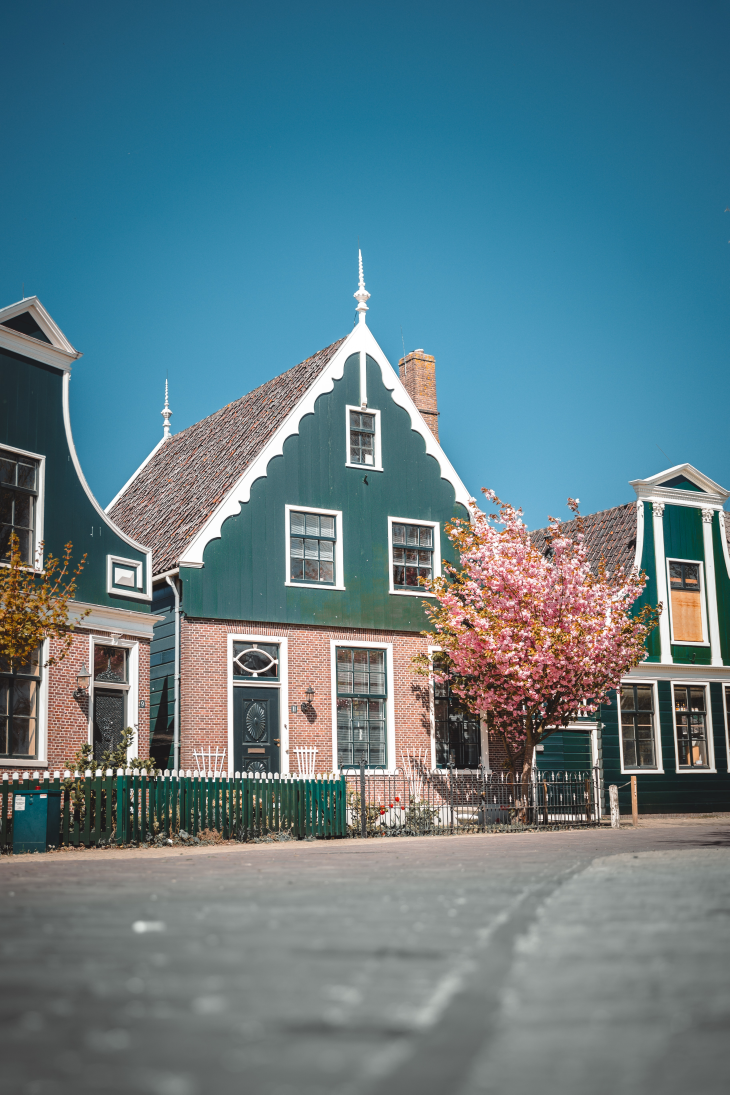
#> input picture python image processing/house.jpg, 3648 x 5472 px (shown at 1/5 size)
$ python house.py
#> lines starting #> are read from the running program, lines starting #| are printed output that depends on the picture
from PIL import Image, ImageFilter

img = Image.open('./house.jpg')
#> img is the input picture: PIL image 3648x5472 RGB; mean R, G, B 94.9, 124.1, 134.2
# new_img = img.resize((400, 400))
img.thumbnail((400, 200))
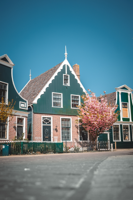
#> img: PIL image 133x200 RGB; mean R, G, B 94.9, 124.1, 134.2
# new_img.save('thumbnail.jpg')
img.save('thumbnail.jpg')

print(img.size)
#| (133, 200)
